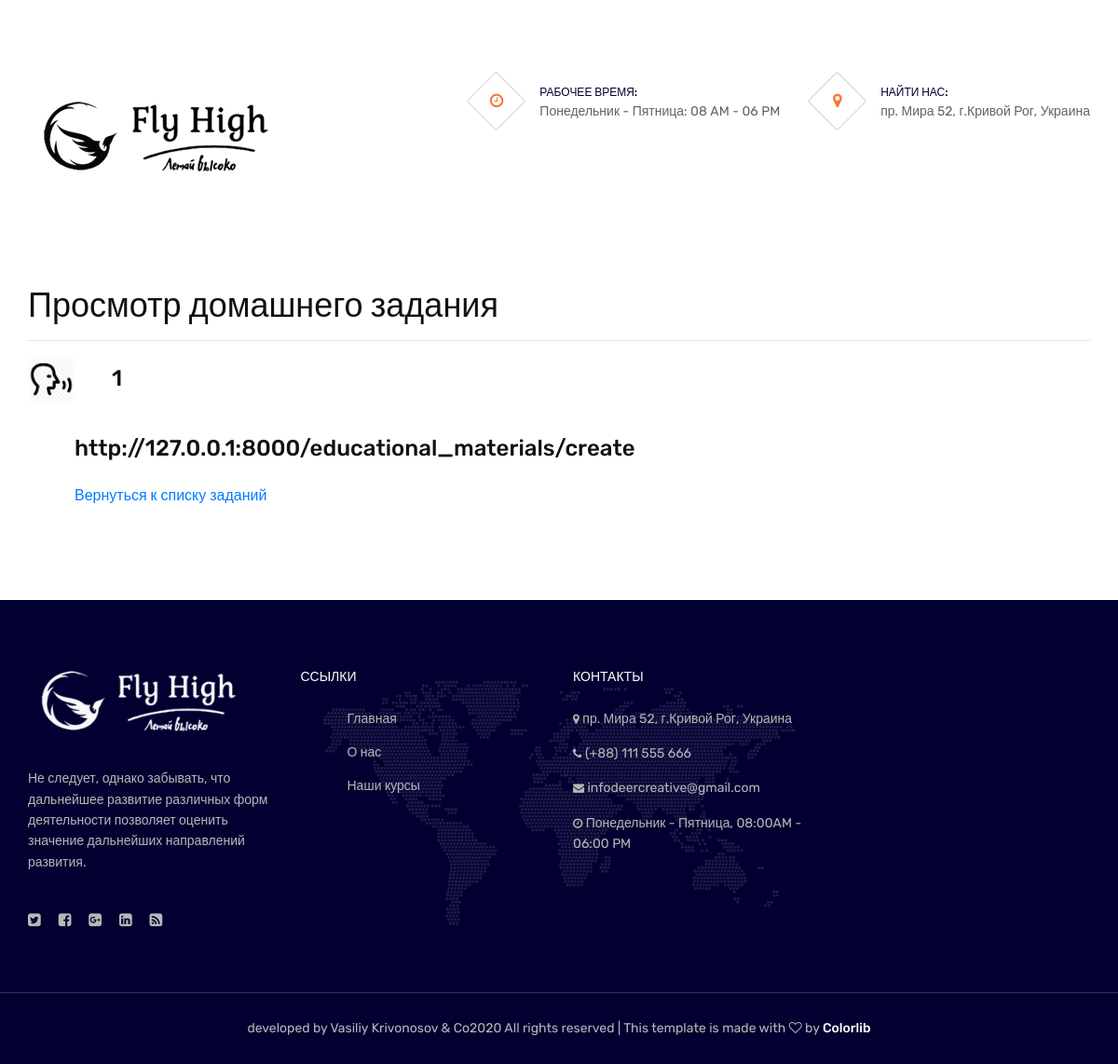
The page /educational_materials/details/4 on the database its author committed.
### educational_materials/models.py (models this page shows)
class Homework(models.Model):
    published = models.DateTimeField(null=False, default=strftime('%Y-%m-%d %H:%M'))
    title = models.CharField(max_length=100,  null=False)
    content = models.TextField(max_length=512,  null=False)
    image = models.FileField(null=False, upload_to='upload/img')
    file = models.FileField(null=False, upload_to='upload/FilesHW')
    source = models.URLField(null=True)

### educational_materials/views.py (the view)
# urls.py: re_path(r'^details/(?P<homework_id>[0-9]+)$', details),
def details(request, homework_id):
    data = dict()
    data['title'] = 'Просмотр домашнего задания'
    data['work'] = Homework.objects.get(id=homework_id)
    return render(request, 'educational_materials/details.html', context=data)

### templates/educational_materials/details.html (shortened to what this page needs)
{% extends 'layouts/base.html' %}
{% load static %}
{% block content %}
<div id="content" class="container" style="padding-top: 60px;padding-bottom: 100px;">
    <h2>{{ title }}</h2>
    <hr>
    <div class="text-left">
        <img src="/media/{{ work.image }}" width="50px" align="left" style= "margin-right: 40px;">
        <h4 style="padding-top: 10px;">{{ work.title }}</h4>
        <h4 class="text-left" style="padding-top: 30px; padding-left: 50px;">{{ work.content }}</h4>
        <br>
        <a style=" padding-left: 50px;" href="/educational_materials">Вернуться к списку заданий </a>
    </div>
</div>
{% endblock content %}

### static/css/base.css (style rules this page uses)
body { padding-top: 3.5rem; }
#content { margin-top: 30px; }

### static/css/style.css (style rules this page uses)
html, body { height: 100%; font-family: 'Rubik', sans-serif; }
h1, h2, h3, h4, h5, h6 { color: #111111; margin: 0; font-weight: 500; font-family: 'Rubik', sans-serif; }
h2 { font-size: 36px; line-height: 1.2; }
h4 { font-size: 24px; }
img { max-width: 100%; }
@media (min-width: 1200px) { .container { max-width: 1170px; } }

### rows shown on the page
Homework: image (picture), title "1", content "http://127.0.0.1:8000/educational_materials/create"

### other values the page prints
{{ title }} "Просмотр домашнего задания"
